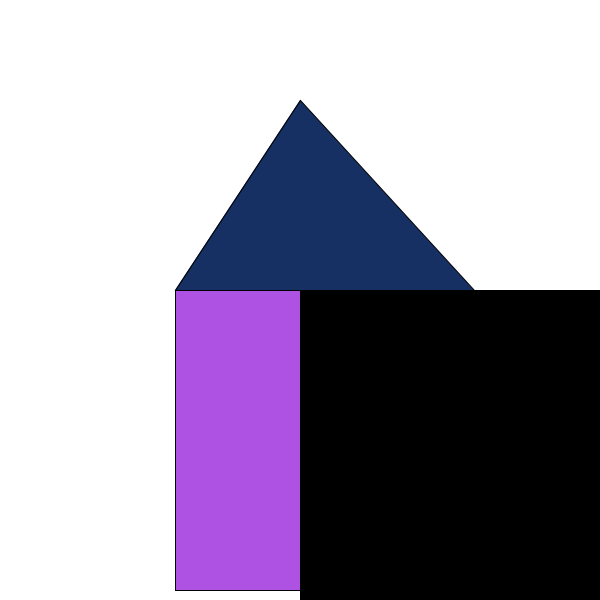
Frame 1 (no input)
Frame 60 (the mouse pressed at the canvas centre just before this capture): identical to frame 1, image omitted
Frame 120 (the mouse held since frame 60 and released just before this capture): identical to frame 1, image omitted

The Processing sketch that drew this single still picture (run headless with seeded random() and noise(); from frame 60 on, the mouse is pressed at the canvas centre):

// Processing sketch: test_hus
// ── test_hus.pde
void setup(){
  size(600,600);
}

void draw(){
  background(255, 255, 255);
  fill(174, 82, 227);
  rect(175,290,300,300);
  fill(22,48,100);
  triangle(175,290,474,290,300,100);
  fill(0, 0, 0);
  rect(300,290,600,600);
}
